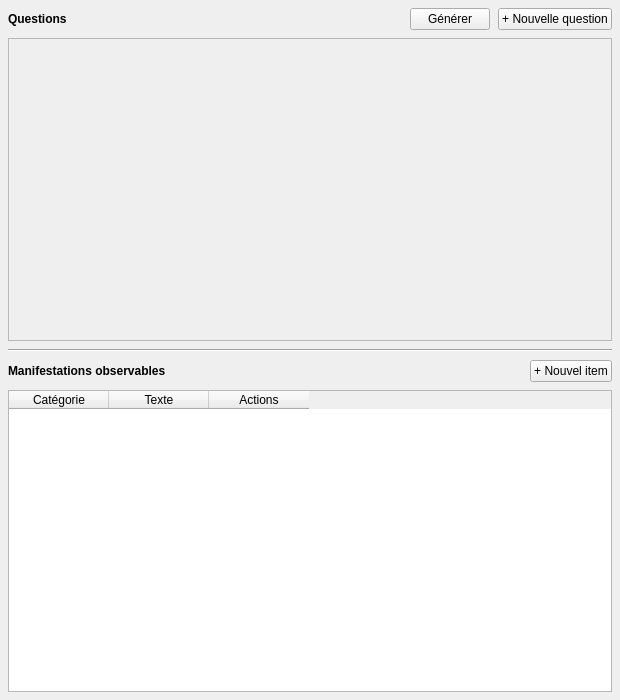
<?xml version="1.0" encoding="UTF-8"?>
<ui version="4.0">
 <class>TabQuestions</class>
 <widget class="QWidget" name="TabQuestions">
  <property name="geometry">
   <rect><x>0</x><y>0</y><width>620</width><height>700</height></rect>
  </property>
  <layout class="QVBoxLayout" name="main_layout">
   <property name="spacing"><number>8</number></property>
   <property name="leftMargin"><number>8</number></property>
   <property name="topMargin"><number>8</number></property>
   <property name="rightMargin"><number>8</number></property>
   <property name="bottomMargin"><number>8</number></property>

   <!-- Section 1: Questions -->
   <item>
    <layout class="QHBoxLayout" name="questions_header">
     <item>
      <widget class="QLabel" name="lbl_questions_title">
       <property name="text"><string>Questions</string></property>
       <property name="font">
        <font><bold>true</bold></font>
       </property>
      </widget>
     </item>
     <item>
      <spacer>
       <property name="orientation"><enum>Qt::Horizontal</enum></property>
       <property name="sizeHint" stdset="0">
        <size><width>40</width><height>20</height></size>
       </property>
      </spacer>
     </item>
     <item>
      <widget class="QPushButton" name="btn_generer">
       <property name="text"><string>Générer</string></property>
       <property name="toolTip"><string>Générer questions et manifestations via IA</string></property>
      </widget>
     </item>
     <item>
      <widget class="QPushButton" name="btn_new_question">
       <property name="text"><string>+ Nouvelle question</string></property>
      </widget>
     </item>
    </layout>
   </item>

   <!-- Questions list (dynamic rows added by logic class) -->
   <item>
    <widget class="QScrollArea" name="scroll_questions">
     <property name="widgetResizable"><bool>true</bool></property>
     <property name="frameShape"><enum>QFrame::StyledPanel</enum></property>
     <property name="minimumSize"><size><width>0</width><height>120</height></size></property>
     <widget class="QWidget" name="questions_container">
      <property name="geometry">
       <rect><x>0</x><y>0</y><width>616</width><height>118</height></rect>
      </property>
      <layout class="QVBoxLayout" name="questions_layout">
       <property name="spacing"><number>2</number></property>
       <property name="leftMargin"><number>4</number></property>
       <property name="topMargin"><number>4</number></property>
       <property name="rightMargin"><number>4</number></property>
       <property name="bottomMargin"><number>4</number></property>
       <!-- Question rows are inserted here programmatically -->
       <item>
        <spacer name="questions_spacer">
         <property name="orientation"><enum>Qt::Vertical</enum></property>
         <property name="sizeHint" stdset="0">
          <size><width>20</width><height>40</height></size>
         </property>
        </spacer>
       </item>
      </layout>
     </widget>
    </widget>
   </item>

   <!-- Horizontal separator -->
   <item>
    <widget class="QFrame" name="line_separator">
     <property name="frameShape"><enum>QFrame::HLine</enum></property>
     <property name="frameShadow"><enum>QFrame::Sunken</enum></property>
    </widget>
   </item>

   <!-- Section 2: Manifestations observables -->
   <item>
    <layout class="QHBoxLayout" name="items_header">
     <item>
      <widget class="QLabel" name="lbl_items_title">
       <property name="text"><string>Manifestations observables</string></property>
       <property name="font">
        <font><bold>true</bold></font>
       </property>
      </widget>
     </item>
     <item>
      <spacer>
       <property name="orientation"><enum>Qt::Horizontal</enum></property>
       <property name="sizeHint" stdset="0">
        <size><width>40</width><height>20</height></size>
       </property>
      </spacer>
     </item>
     <item>
      <widget class="QPushButton" name="btn_new_item">
       <property name="text"><string>+ Nouvel item</string></property>
      </widget>
     </item>
    </layout>
   </item>

   <!-- Observable items table -->
   <item>
    <widget class="QTableWidget" name="table_observable_items">
     <property name="selectionBehavior">
      <enum>QAbstractItemView::SelectRows</enum>
     </property>
     <property name="alternatingRowColors">
      <bool>true</bool>
     </property>
     <column>
      <property name="text"><string>Catégorie</string></property>
     </column>
     <column>
      <property name="text"><string>Texte</string></property>
     </column>
     <column>
      <property name="text"><string>Actions</string></property>
     </column>
    </widget>
   </item>

  </layout>
 </widget>
 <resources/>
 <connections/>
</ui>
